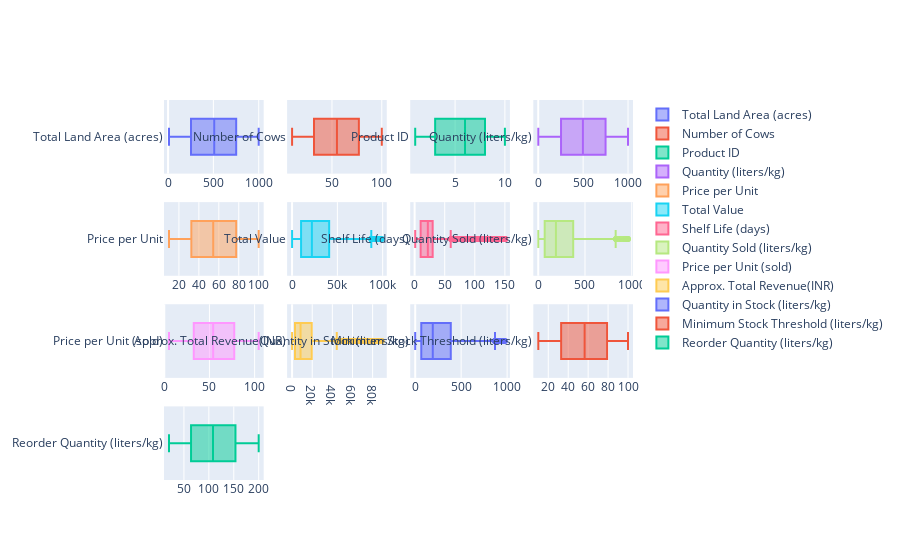

Notebook code cell kept with this figure:
### Markdown cell above
### Outliers

### Code cell
fig = make_subplots(rows=4, cols=4)
for i, column in enumerate(num_f.columns):
    row = i // 4 + 1
    col = i % 4 + 1
    trace = go.Box(x=num_f[column], name=column)
    fig.add_trace(trace, row=row, col=col)
fig.show()

### Figure 1 — Plotly figure (JSON) as saved in the notebook; plotly's stock layout.template omitted (floating-point values rounded to 4 significant figures; data arrays with more than 128 entries replaced by an {"elided": "..."} marker saying what was removed)
{"data": [{"name": "Total Land Area (acres)", "type": "box", "x": {"elided": "4325 float values"}, "xaxis": "x", "yaxis": "y"}, {"name": "Number of Cows", "type": "box", "x": {"elided": "4325 int values"}, "xaxis": "x2", "yaxis": "y2"}, {"name": "Product ID", "type": "box", "x": {"elided": "4325 int values"}, "xaxis": "x3", "yaxis": "y3"}, {"name": "Quantity (liters/kg)", "type": "box", "x": {"elided": "4325 float values"}, "xaxis": "x4", "yaxis": "y4"}, {"name": "Price per Unit", "type": "box", "x": {"elided": "4325 float values"}, "xaxis": "x5", "yaxis": "y5"}, {"name": "Total Value", "type": "box", "x": {"elided": "4325 float values"}, "xaxis": "x6", "yaxis": "y6"}, {"name": "Shelf Life (days)", "type": "box", "x": {"elided": "4325 int values"}, "xaxis": "x7", "yaxis": "y7"}, {"name": "Quantity Sold (liters/kg)", "type": "box", "x": {"elided": "4325 int values"}, "xaxis": "x8", "yaxis": "y8"}, {"name": "Price per Unit (sold)", "type": "box", "x": {"elided": "4325 float values"}, "xaxis": "x9", "yaxis": "y9"}, {"name": "Approx. Total Revenue(INR)", "type": "box", "x": {"elided": "4325 float values"}, "xaxis": "x10", "yaxis": "y10"}, {"name": "Quantity in Stock (liters/kg)", "type": "box", "x": {"elided": "4325 int values"}, "xaxis": "x11", "yaxis": "y11"}, {"name": "Minimum Stock Threshold (liters/kg)", "type": "box", "x": {"elided": "4325 float values"}, "xaxis": "x12", "yaxis": "y12"}, {"name": "Reorder Quantity (liters/kg)", "type": "box", "x": {"elided": "4325 float values"}, "xaxis": "x13", "yaxis": "y13"}], "layout": {"xaxis": {"anchor": "y", "domain": [0, 0.2125]}, "xaxis10": {"anchor": "y10", "domain": [0.2625, 0.475]}, "xaxis11": {"anchor": "y11", "domain": [0.525, 0.7375]}, "xaxis12": {"anchor": "y12", "domain": [0.7875, 1]}, "xaxis13": {"anchor": "y13", "domain": [0, 0.2125]}, "xaxis14": {"anchor": "y14", "domain": [0.2625, 0.475]}, "xaxis15": {"anchor": "y15", "domain": [0.525, 0.7375]}, "xaxis16": {"anchor": "y16", "domain": [0.7875, 1]}, "xaxis2": {"anchor": "y2", "domain": [0.2625, 0.475]}, "xaxis3": {"anchor": "y3", "domain": [0.525, 0.7375]}, "xaxis4": {"anchor": "y4", "domain": [0.7875, 1]}, "xaxis5": {"anchor": "y5", "domain": [0, 0.2125]}, "xaxis6": {"anchor": "y6", "domain": [0.2625, 0.475]}, "xaxis7": {"anchor": "y7", "domain": [0.525, 0.7375]}, "xaxis8": {"anchor": "y8", "domain": [0.7875, 1]}, "xaxis9": {"anchor": "y9", "domain": [0, 0.2125]}, "yaxis": {"anchor": "x", "domain": [0.8063, 1]}, "yaxis10": {"anchor": "x10", "domain": [0.2687, 0.4625]}, "yaxis11": {"anchor": "x11", "domain": [0.2687, 0.4625]}, "yaxis12": {"anchor": "x12", "domain": [0.2687, 0.4625]}, "yaxis13": {"anchor": "x13", "domain": [0, 0.1938]}, "yaxis14": {"anchor": "x14", "domain": [0, 0.1938]}, "yaxis15": {"anchor": "x15", "domain": [0, 0.1938]}, "yaxis16": {"anchor": "x16", "domain": [0, 0.1938]}, "yaxis2": {"anchor": "x2", "domain": [0.8063, 1]}, "yaxis3": {"anchor": "x3", "domain": [0.8063, 1]}, "yaxis4": {"anchor": "x4", "domain": [0.8063, 1]}, "yaxis5": {"anchor": "x5", "domain": [0.5375, 0.7312]}, "yaxis6": {"anchor": "x6", "domain": [0.5375, 0.7312]}, "yaxis7": {"anchor": "x7", "domain": [0.5375, 0.7312]}, "yaxis8": {"anchor": "x8", "domain": [0.5375, 0.7312]}, "yaxis9": {"anchor": "x9", "domain": [0.2687, 0.4625]}}}
